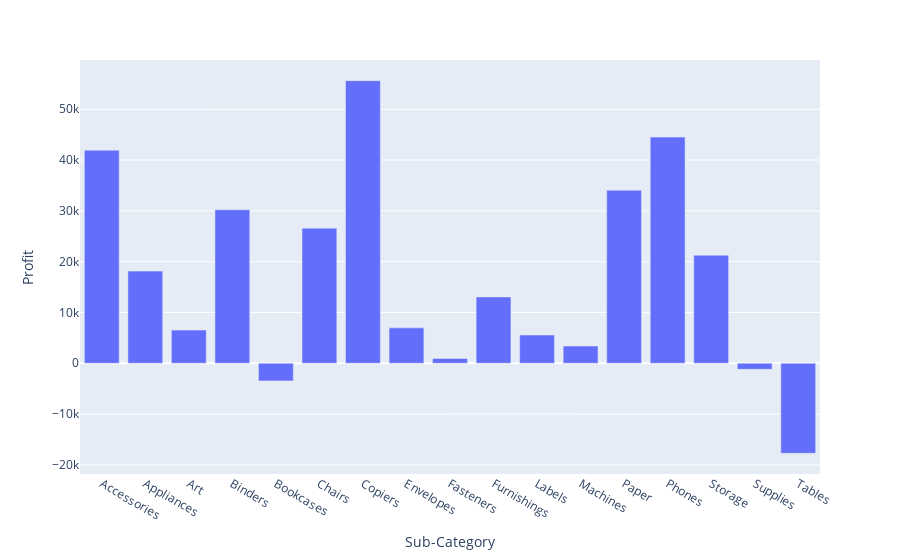

The notebook cell saved with this chart:
### Code cell
px.bar(profit_by_sub_category,x = "Sub-Category",y = "Profit")

### Figure 1 — Plotly figure (JSON) as saved in the notebook; plotly's stock layout.template omitted (floating-point values rounded to 4 significant figures)
{"data": [{"alignmentgroup": "True", "hovertemplate": "Sub-Category=%{x}<br>Profit=%{y}<extra></extra>", "legendgroup": "", "marker": {"color": "#636efa", "pattern": {"shape": ""}}, "name": "", "offsetgroup": "", "orientation": "v", "showlegend": false, "textposition": "auto", "type": "bar", "x": ["Accessories", "Appliances", "Art", "Binders", "Bookcases", "Chairs", "Copiers", "Envelopes", "Fasteners", "Furnishings", "Labels", "Machines", "Paper", "Phones", "Storage", "Supplies", "Tables"], "xaxis": "x", "y": [41940.0, 18140.0, 6528.0, 30220.0, -3473.0, 26590.0, 55620.0, 6964.0, 949.5, 13060.0, 5546.0, 3385.0, 34050.0, 44520.0, 21280.0, -1189.0, -17730.0], "yaxis": "y"}], "layout": {"barmode": "relative", "legend": {"tracegroupgap": 0}, "margin": {"t": 60}, "xaxis": {"anchor": "y", "domain": [0, 1], "title": {"text": "Sub-Category"}}, "yaxis": {"anchor": "x", "domain": [0, 1], "title": {"text": "Profit"}}}}
